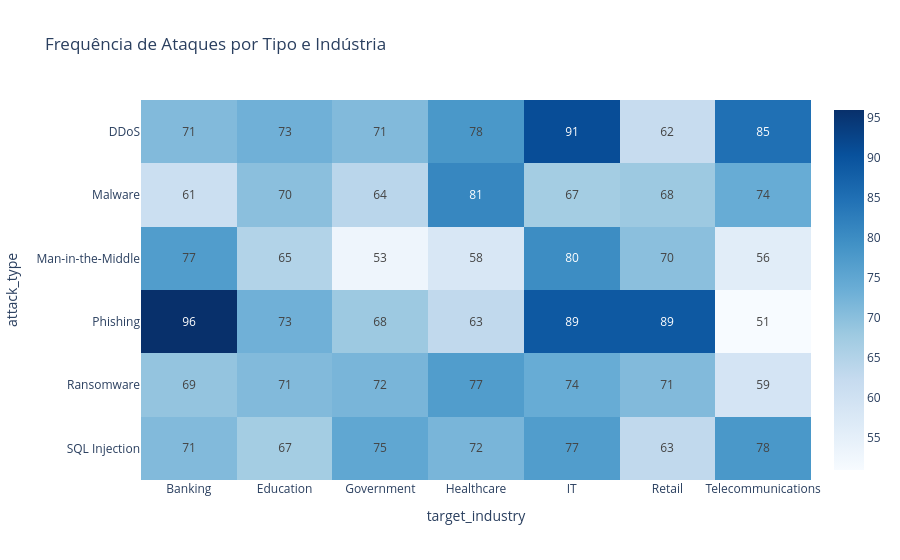

This figure's notebook cell:
### Code cell
# Célula — Heatmap ataque x indústria
cross = pd.crosstab(df['attack_type'], df['target_industry'])

fig3 = px.imshow(
    cross,
    title='Frequência de Ataques por Tipo e Indústria',
    color_continuous_scale='Blues',
    text_auto=True,        # mostra o número dentro de cada célula
    aspect='auto'
)
fig3.show()

### Figure 1 — Plotly figure (JSON) as saved in the notebook; plotly's stock layout.template omitted (floating-point values rounded to 4 significant figures)
{"data": [{"coloraxis": "coloraxis", "hovertemplate": "target_industry: %{x}<br>attack_type: %{y}<br>color: %{z}<extra></extra>", "name": "0", "texttemplate": "%{z}", "type": "heatmap", "x": ["Banking", "Education", "Government", "Healthcare", "IT", "Retail", "Telecommunications"], "xaxis": "x", "y": ["DDoS", "Malware", "Man-in-the-Middle", "Phishing", "Ransomware", "SQL Injection"], "yaxis": "y", "z": [[71, 73, 71, 78, 91, 62, 85], [61, 70, 64, 81, 67, 68, 74], [77, 65, 53, 58, 80, 70, 56], [96, 73, 68, 63, 89, 89, 51], [69, 71, 72, 77, 74, 71, 59], [71, 67, 75, 72, 77, 63, 78]]}], "layout": {"coloraxis": {"colorscale": [[0, "rgb(247,251,255)"], [0.125, "rgb(222,235,247)"], [0.25, "rgb(198,219,239)"], [0.375, "rgb(158,202,225)"], [0.5, "rgb(107,174,214)"], [0.625, "rgb(66,146,198)"], [0.75, "rgb(33,113,181)"], [0.875, "rgb(8,81,156)"], [1, "rgb(8,48,107)"]]}, "title": {"text": "Frequência de Ataques por Tipo e Indústria"}, "xaxis": {"anchor": "y", "domain": [0, 1], "title": {"text": "target_industry"}}, "yaxis": {"anchor": "x", "autorange": "reversed", "domain": [0, 1], "title": {"text": "attack_type"}}}}
